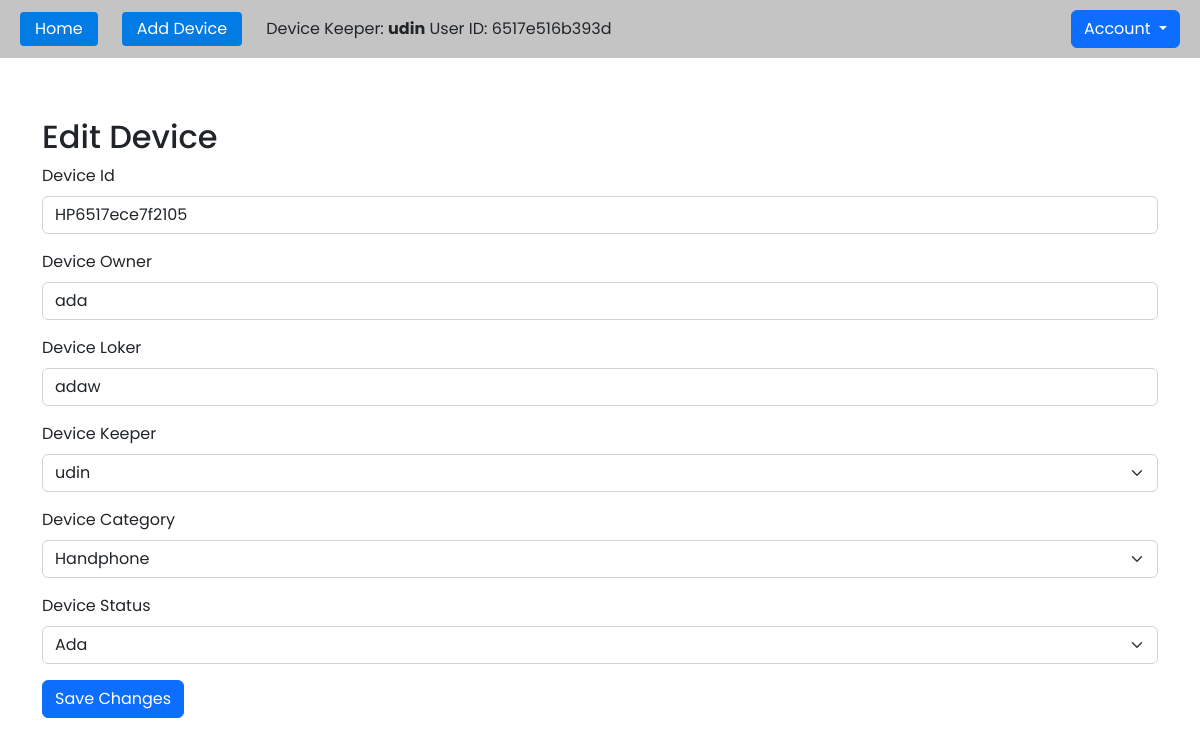
The app's page /edit.php?id=HP6517ece7f2105 (signed in) with its own data.
### tables this page shows
CREATE TABLE `crud_device` (
  `id` varchar(20) NOT NULL,
  `keeper_id` varchar(32) NOT NULL,
  `owner` varchar(255) DEFAULT NULL,
  `loker` varchar(20) DEFAULT NULL,
  `category` enum('Handphone','Laptop') DEFAULT NULL,
  `status` enum('Ada','Dipinjam') DEFAULT 'Ada',
  `created_at` timestamp NULL DEFAULT CURRENT_TIMESTAMP,
  `updated_at` timestamp NULL DEFAULT CURRENT_TIMESTAMP ON UPDATE CURRENT_TIMESTAMP
);

### edit.php (the view, shortened to what this page needs)
<?php
include 'config.php';
if (isset($_GET['id'])) {
    $id = $_GET['id'];
    $sql = "SELECT * FROM crud_device WHERE id = '$id'";
    $result = mysqli_query($conn, $sql);
    if (mysqli_num_rows($result) > 0) {
        $row = mysqli_fetch_assoc($result);
    } else {
        echo "Data perangkat tidak ditemukan.";
    }
} else {
    echo "Parameter ID tidak diberikan.";
}
?>
<!DOCTYPE html>
<html lang="en">
<head>
    <link rel="stylesheet" href="crud.css">
    <link href="https://cdn.jsdelivr.net/npm/bootstrap@5.2.3/dist/css/bootstrap.min.css" rel="stylesheet">
</head>
<body>
    <div class="header">
      <div class="menu">
        <a class="buton" href="home.php">Home</a>
        <a class="buton" href="device.php">Add Device</a>
        <span>
          Device Keeper: <strong><?php echo $_SESSION['username'] ?></strong>
          User ID: <?php echo $_SESSION['user_id'] ?>
        </span>
      </div>
      <div class="btn-group">
        <button type="button" class="btn btn-primary dropdown-toggle" data-bs-toggle="dropdown" aria-expanded="false">
          Account
        </button>
      </div>
    </div>
    <section class="section">
        <div class="container">
            <h2>Edit Device</h2>
            <form method="POST">
                <div class="mb-3">
                    <label for="DeviceId" class="form-label">Device Id</label>
                    <input name="id" type="text" class="form-control" id="DeviceId" placeholder="Device Id" value="<?php echo $row['id']; ?>" required>
                </div>
                <div class="mb-3">
                    <label for="DeviceOwner" class="form-label">Device Owner</label>
                    <input name="owner" type="text" class="form-control" id="DeviceOwner" placeholder="Device Owner" value="<?php echo $row['owner']; ?>" required>
                </div>
                <div class="mb-3">
                    <label for="DeviceLoker" class="form-label">Device Loker</label>
                    <input name="loker" type="text" class="form-control" id="DeviceLoker" placeholder="Device Loker" value="<?php echo $row['loker']; ?>" required>
                </div>
                <div class="mb-3">
                    <label for="DeviceKeeper" class="form-label">Device Keeper</label>
                    <select name="keeper_id" class="form-select" aria-label="DeviceKeeper" id="DeviceKeeper" required>
                        <?php
                        $userQuery = "SELECT user_id, username FROM user";
                        $userResult = mysqli_query($conn, $userQuery);
                        if (mysqli_num_rows($userResult) > 0) {
                            while ($userRow = mysqli_fetch_assoc($userResult)) {
                                $selected = ($userRow['user_id'] == $row['keeper_id']) ? 'selected' : '';
                                echo '<option value="' . $userRow['user_id'] . '" ' . $selected . '>' . $userRow['username'] . '</option>';
                            }
                        }
                        ?>
                    </select>
                </div>
                <div class="mb-3">
                    <label for="DeviceCategory" class="form-label">Device Category</label>
                    <select name="category" class="form-select" aria-label="DeviceCategory" id="DeviceCategory" required>
                        <option value="Handphone" <?php if ($row['category'] == 'Handphone') echo 'selected'; ?>>Handphone</option>
                    </select>
                </div>
                <div class="mb-3">
                    <label for="DeviceStatus" class="form-label">Device Status</label>
                    <select name="status" class="form-select" aria-label="DeviceStatus" id="DeviceStatus" required>
                        <option value="Ada" <?php if ($row['status'] == 'Ada') echo 'selected'; ?>>Ada</option>
                    </select>
                </div>
                <button type="submit" name="submit" class="btn btn-primary">Save Changes</button>
            </form>
        </div>
    </section>
</body>
</html>

### crud.css (style rules this page uses)
* { font-family: "Poppins"; padding: 0; margin: 0; }
.header { display: flex; align-items: center; justify-content: space-between; padding: 10px 20px; background-color: rgb(196, 196, 196); }
.header .buton { text-decoration: none; color: #fff; padding: 5px 15px; border-radius: 4px; background-color: rgb(3, 123, 228); transition: all 0.3s ease-in-out; }
.menu { display: grid; align-items: center; grid-template-columns: repeat(3, auto); gap: 1.5rem; }
section.section { display: flex; min-height: 90vh; align-items: center; }

### records on screen
crud_device: id "HP6517ece7f2105", owner "ada", loker "adaw", category "Handphone", status "Ada"

### other values on screen
$_SESSION['username'] "udin"
$_SESSION['user_id'] "6517e516b393d"
form field keeper_id "udin"
